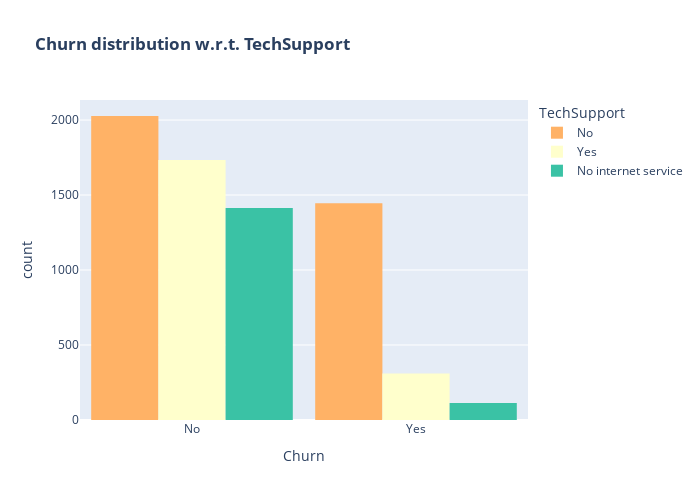

The cell this chart's notebook holds for it:
### Markdown cell above
The absence of Online Security ,makes most Customers churn

### Code cell
color_map = {"Yes": "#FFFFCC", "No": "#FFB266" , 'No internet service':'#3ac2a5'}
fig = px.histogram(ch, x="Churn", color="TechSupport", barmode="group", title="<b>Churn distribution w.r.t. TechSupport</b>", color_discrete_map=color_map)
fig.update_layout(width=700, height=500, bargap=0.1)
fig.show()

### Figure 1 — Plotly figure (JSON) as saved in the notebook; plotly's stock layout.template omitted (floating-point values rounded to 4 significant figures; data arrays with more than 128 entries replaced by an {"elided": "..."} marker saying what was removed)
{"data": [{"alignmentgroup": "True", "bingroup": "x", "hovertemplate": "TechSupport=No<br>Churn=%{x}<br>count=%{y}<extra></extra>", "legendgroup": "No", "marker": {"color": "#FFB266", "pattern": {"shape": ""}}, "name": "No", "offsetgroup": "No", "orientation": "v", "showlegend": true, "type": "histogram", "x": {"elided": "3473 str values"}, "xaxis": "x", "yaxis": "y"}, {"alignmentgroup": "True", "bingroup": "x", "hovertemplate": "TechSupport=Yes<br>Churn=%{x}<br>count=%{y}<extra></extra>", "legendgroup": "Yes", "marker": {"color": "#FFFFCC", "pattern": {"shape": ""}}, "name": "Yes", "offsetgroup": "Yes", "orientation": "v", "showlegend": true, "type": "histogram", "x": {"elided": "2044 str values"}, "xaxis": "x", "yaxis": "y"}, {"alignmentgroup": "True", "bingroup": "x", "hovertemplate": "TechSupport=No internet service<br>Churn=%{x}<br>count=%{y}<extra></extra>", "legendgroup": "No internet service", "marker": {"color": "#3ac2a5", "pattern": {"shape": ""}}, "name": "No internet service", "offsetgroup": "No internet service", "orientation": "v", "showlegend": true, "type": "histogram", "x": {"elided": "1526 str values"}, "xaxis": "x", "yaxis": "y"}], "layout": {"bargap": 0.1, "barmode": "group", "height": 500, "legend": {"title": {"text": "TechSupport"}, "tracegroupgap": 0}, "title": {"text": "<b>Churn distribution w.r.t. TechSupport</b>"}, "width": 700, "xaxis": {"anchor": "y", "autorange": true, "domain": [0, 1], "range": [-0.5, 1.5], "title": {"text": "Churn"}, "type": "category"}, "yaxis": {"anchor": "x", "autorange": true, "domain": [0, 1], "range": [0, 2134.0], "title": {"text": "count"}}}}
